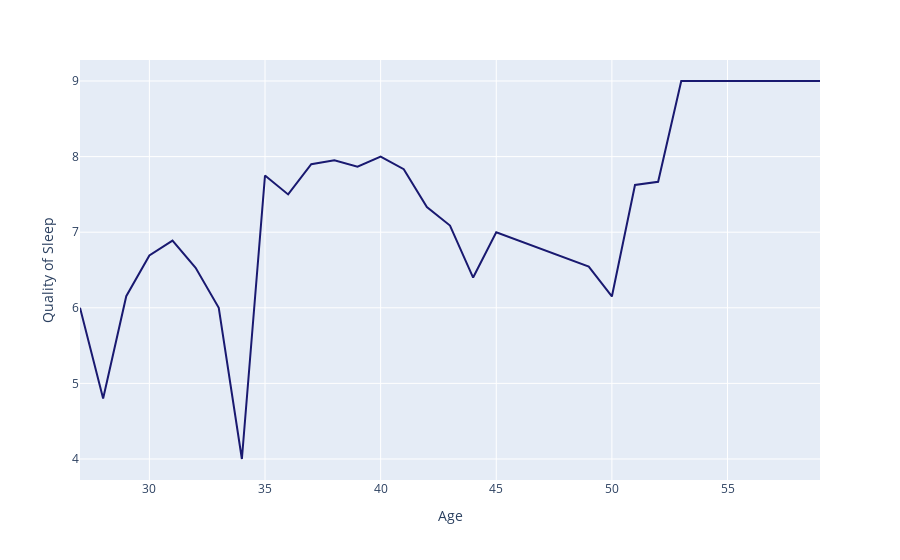

Notebook code cell kept with this figure:
### Code cell
px.line(x='Age', y='Quality of Sleep', data_frame=df.groupby('Age')['Quality of Sleep'].agg('mean').reset_index(), line_shape='linear', color_discrete_sequence=['midnightblue'])

### Figure 1 — Plotly figure (JSON) as saved in the notebook; plotly's stock layout.template omitted (floating-point values rounded to 4 significant figures)
{"data": [{"hovertemplate": "Age=%{x}<br>Quality of Sleep=%{y}<extra></extra>", "legendgroup": "", "line": {"color": "midnightblue", "dash": "solid", "shape": "linear"}, "marker": {"symbol": "circle"}, "mode": "lines", "name": "", "orientation": "v", "showlegend": false, "type": "scatter", "x": [27, 28, 29, 30, 31, 32, 33, 34, 35, 36, 37, 38, 39, 40, 41, 42, 43, 44, 45, 48, 49, 50, 51, 52, 53, 54, 55, 56, 57, 58, 59], "xaxis": "x", "y": [6, 4.8, 6.154, 6.692, 6.889, 6.529, 6, 4, 7.75, 7.5, 7.9, 7.95, 7.867, 8, 7.833, 7.333, 7.088, 6.4, 7, 6.667, 6.545, 6.15, 7.625, 7.667, 9, 9, 9, 9, 9, 9, 9], "yaxis": "y"}], "layout": {"legend": {"tracegroupgap": 0}, "margin": {"t": 60}, "xaxis": {"anchor": "y", "domain": [0, 1], "title": {"text": "Age"}}, "yaxis": {"anchor": "x", "domain": [0, 1], "title": {"text": "Quality of Sleep"}}}}
